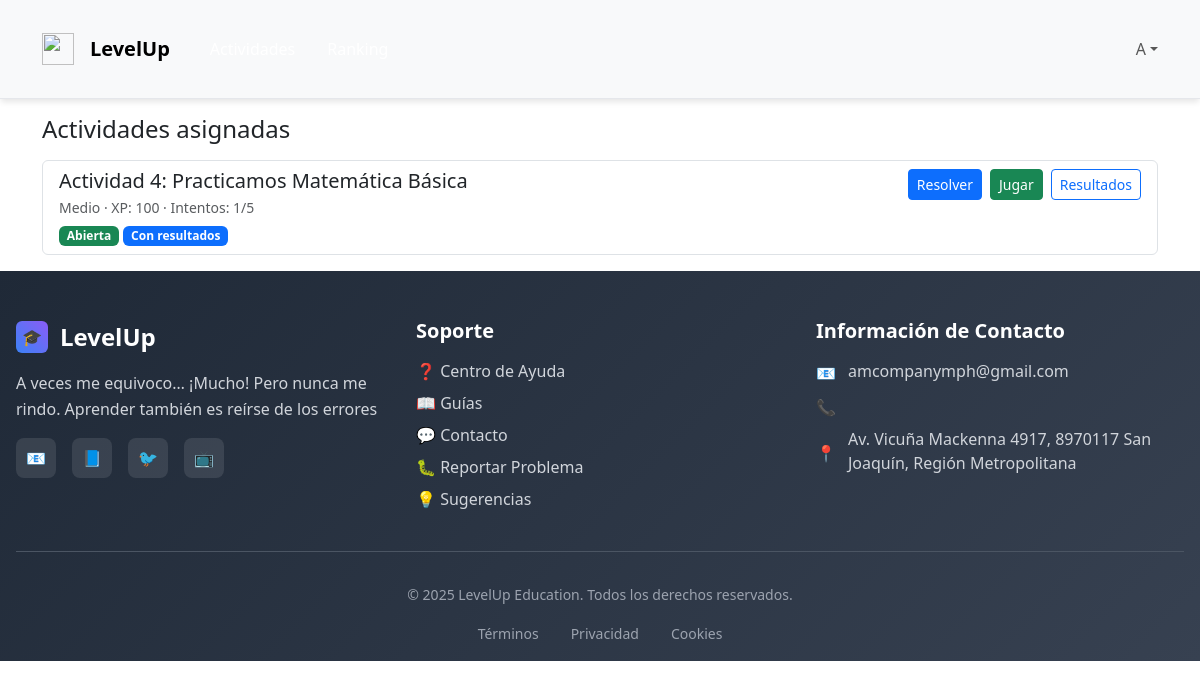
The app's page /actividades/estudiante/ (signed in), older data.
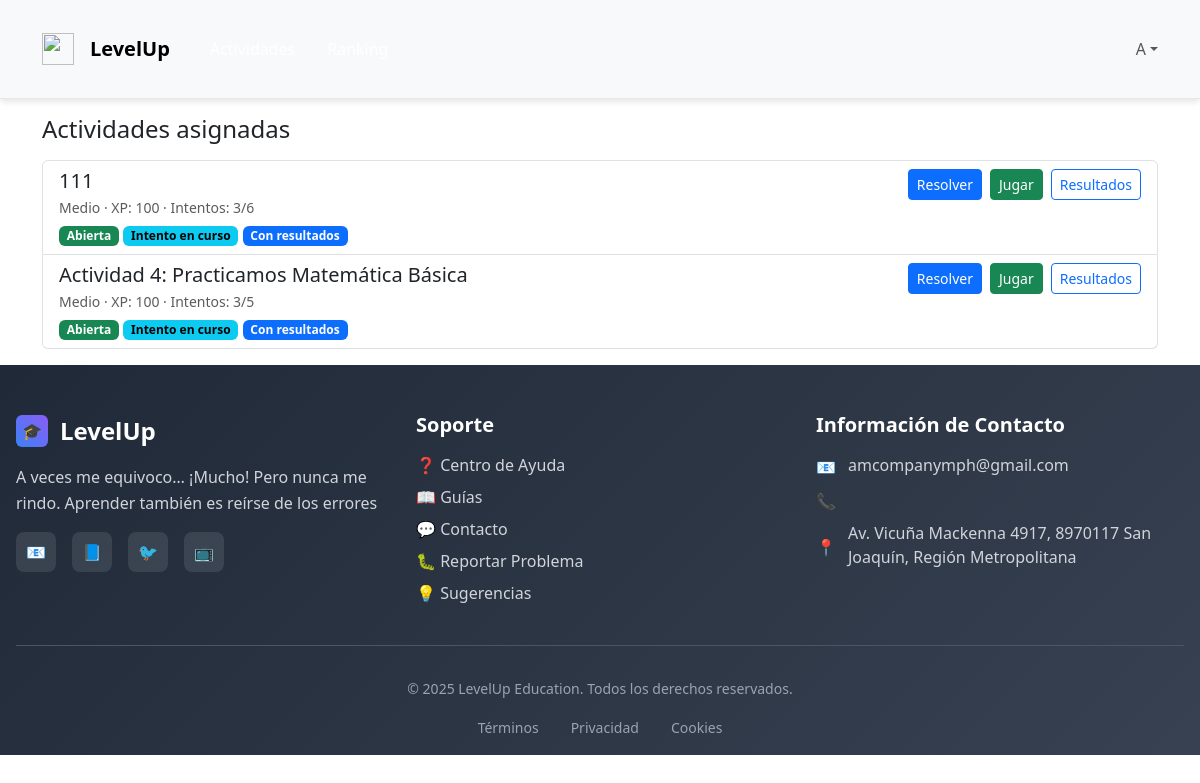
The same page, newer data.
### LevelUp/models.py (models this page shows, shortened)
class Actividad(models.Model):
    class Tipo(models.TextChoices):
        QUIZ = "quiz", "Quiz"
        JUEGO = "juego", "Juego"
        VIDEO = "video", "Video"
        TAREA = "tarea", "Tarea"
    class Dificultad(models.IntegerChoices):
        FACIL = 1, "Fácil"
        MEDIO = 2, "Medio"
        DIFICIL = 3, "Difícil"
    titulo = models.CharField(max_length=150)
    descripcion = models.TextField()
    tipo = models.CharField(max_length=20, choices=Tipo.choices)
    dificultad = models.IntegerField(
        choices=Dificultad.choices,
        default=Dificultad.MEDIO,
        validators=[MinValueValidator(1), MaxValueValidator(3)]
    )
    recurso = models.ForeignKey(Recurso, on_delete=models.SET_NULL, null=True, blank=True)
    recompensa = models.ForeignKey(Recompensa, on_delete=models.SET_NULL, null=True, blank=True)
    docente = models.ForeignKey(
        Docente, on_delete=models.SET_NULL, null=True, blank=True, related_name="actividades_creadas"
    )
    es_publicada = models.BooleanField(default=False)
    fecha_publicacion = models.DateTimeField(null=True, blank=True)
    fecha_cierre = models.DateTimeField(null=True, blank=True)
    xp_total = models.PositiveIntegerField(default=100, help_text="XP base proporcional al puntaje obtenido")
    intentos_max = models.PositiveSmallIntegerField(
        default=1,
        validators=[MinValueValidator(1), MaxValueValidator(20)],
        help_text="Número máximo de intentos por estudiante (1–20)."
    )
    estudiantes = models.ManyToManyField(
        'Estudiante', through='AsignacionActividad', related_name='actividades', blank=True
    )

### LevelUp/views.py (the view)
# urls.py: path("actividades/estudiante/", views.estudiante_mis_actividades, name="estudiante_lista"),
@login_required
def estudiante_mis_actividades(request):
    if not es_estudiante(request.user):
        raise Http404
    estudiante = get_object_or_404(Estudiante, usuario=request.user)
    act_qs = (
        Actividad.objects
        .filter(es_publicada=True, asignacionactividad__estudiante=estudiante)
        .distinct()
        .order_by("-fecha_publicacion", "-id")
    )
    subs_counts = (
        Submission.objects
        .filter(estudiante=estudiante, actividad__in=act_qs)
        .values("actividad")
        .annotate(
            total=Count("id"),
            abiertos=Count("id", filter=Q(finalizado=False)),
            finalizados=Count("id", filter=Q(finalizado=True)),
        )
    )
    counts_map = {row["actividad"]: row for row in subs_counts}
    overrides = (
        AsignacionActividad.objects
        .filter(estudiante=estudiante, actividad__in=act_qs)
        .values("actividad_id", "intentos_permitidos")
    )
    ov_map = {r["actividad_id"]: r["intentos_permitidos"] for r in overrides if r["intentos_permitidos"]}
    now = timezone.now()
    rows = []
    for a in act_qs:
        c = counts_map.get(a.id, {"total": 0, "abiertos": 0, "finalizados": 0})
        usados = int(c["total"])
        abiertos = int(c["abiertos"])
        finalizados = int(c["finalizados"])
        cerrada = bool(a.fecha_cierre and now > a.fecha_cierre)
        max_for_student = ov_map.get(a.id) or (a.intentos_max or 1)
        puede_intentar = (not cerrada) and (usados < max_for_student)
        tiene_abierto = abiertos > 0
        tiene_resultados = finalizados > 0
        rows.append({
            "a": a,
            "usados": usados,
            "max": max_for_student,
            "tiene_abierto": tiene_abierto,
            "puede_intentar": puede_intentar,
            "tiene_resultados": tiene_resultados,
            "cerrada": cerrada,
        })
    return render(
        request,
        "LevelUp/actividades/estudiante_lista.html",
        {"rows": rows, "actividades": [r["a"] for r in rows]}
    )

### LevelUp/views.py (called while the page is built)
def es_estudiante(user) -> bool:
    return getattr(user, "rol", None) == Usuario.Rol.ESTUDIANTE

### LevelUp/templates/LevelUp/actividades/estudiante_lista.html (shortened to what this page needs)
{% extends "LevelUp/base.html" %}
{% block content %}
<div class="container py-3">
  <h1 class="h4 mb-3">Actividades asignadas</h1>
  <div class="list-group">
    {% for r in rows %}
      {% with a=r.a %}
      <div class="list-group-item">
        <div class="d-flex w-100 justify-content-between align-items-start">
          <div>
            <h5 class="mb-1">{{ a.titulo }}</h5>
            <div class="small text-muted">
              {{ a.get_dificultad_display }} · XP: {{ a.xp_total }}
              · Intentos: {{ r.usados }}/{{ r.max }}
            </div>
            <div class="mt-1">
              {% if r.cerrada %}
                <span class="badge text-bg-secondary">Cerrada</span>
              {% else %}
                <span class="badge text-bg-success">Abierta</span>
              {% endif %}
              {% if r.tiene_abierto %}
                <span class="badge text-bg-info">Intento en curso</span>
              {% endif %}
              {% if r.tiene_resultados %}
                <span class="badge text-bg-primary">Con resultados</span>
              {% endif %}
            </div>
          </div>
          <div class="d-flex flex-wrap gap-2">
            <a
              class="btn btn-sm {% if r.puede_intentar or r.tiene_abierto %}btn-primary{% else %}btn-outline-secondary disabled{% endif %}"
              href="{% if r.puede_intentar or r.tiene_abierto %}{% url 'resolver' a.pk %}{% else %}#{% endif %}">
              Resolver
            </a>
            <a
              class="btn btn-sm {% if r.puede_intentar or r.tiene_abierto %}btn-success{% else %}btn-outline-secondary disabled{% endif %}"
              href="{% if r.puede_intentar or r.tiene_abierto %}{% url 'resolver' a.pk %}?modo=play{% else %}#{% endif %}">
              Jugar
            </a>
            <a
              class="btn btn-sm {% if r.tiene_resultados %}btn-outline-primary{% else %}btn-outline-secondary disabled{% endif %}"
              href="{% if r.tiene_resultados %}{% url 'resolver_resultado' a.pk %}{% else %}#{% endif %}">
              Resultados
            </a>
          </div>
        </div>
      </div>
      {% endwith %}
    {% empty %}
      <div class="alert alert-info">No tienes actividades por ahora.</div>
    {% endfor %}
  </div>
</div>
{% endblock %}

### LevelUp/templates/LevelUp/base.html (shortened to what this page needs)
{% load static %}
<!DOCTYPE html>
<html lang="es">
<head>
  <link href="https://cdn.jsdelivr.net/npm/bootstrap@5.3.3/dist/css/bootstrap.min.css" rel="stylesheet">
  <link rel="stylesheet" href="{% static 'LevelUp/css/style.css' %}">
  <link rel="stylesheet" href="{% static 'LevelUp/css/navbar.css' %}">
  <link rel="stylesheet" href="{% static 'LevelUp/css/footer.css' %}">
  <link rel="stylesheet" href="{% static 'LevelUp/css/global.css' %}">
  {% block extra_head %}
    <link href="https://cdn.jsdelivr.net/npm/bootstrap@5.3.3/dist/css/bootstrap.min.css" rel="stylesheet">
  {% endblock %}
</head>
<body>
  {% block navbar %}
    {% include "LevelUp/partials/navbar.html" %}
  {% endblock %}
  {% block content %}{% endblock %}
  {% block footer %}
    {% include "LevelUp/partials/footer.html" %}
  {% endblock %}
</body>
</html>

### LevelUp/templates/LevelUp/partials/navbar.html (shortened to what this page needs)
{% load static %}
<nav class="navbar navbar-expand-lg bg-body-tertiary">
  <div class="container">
    <div class="d-none d-lg-flex align-items-center gap-3 mx-auto order-0">
      <a class="navbar-brand d-flex align-items-center" href="{% url 'home' %}">
        <img src="{% static 'LevelUp/images/logo.jpg' %}" width="32" height="32"
             class="d-inline-block align-text-top me-2" style="object-fit:contain;">
        <span>LevelUp</span>
      </a>
      <a class="nav-link px-2 {% if request.resolver_match.url_name == 'actividades' %}active{% endif %}"
         href="{% url 'actividades' %}">Actividades</a>
      <a class="nav-link px-2 {% if request.resolver_match.url_name == 'ranking' %}active{% endif %}"
         href="{% url 'ranking' %}">Ranking</a>
    </div>
    <div class="collapse navbar-collapse order-2" id="navbarMain">
      {% with current=request.resolver_match.url_name %}
      <ul class="navbar-nav ms-auto mb-2 mb-lg-0">
        {% if user.is_authenticated %}
          {% with display_name=user.apodo|default:user.get_full_name|default:user.username %}
          <li class="nav-item dropdown">
            <a class="nav-link dropdown-toggle p-0 d-flex align-items-center" href="#" id="userMenu" role="button"
               data-bs-toggle="dropdown" aria-expanded="false">
              <span class="avatar avatar-sm">
                {% if user.avatar_url %}
                  <img src="{{ user.avatar_url }}" alt="Avatar">
                {% else %}
                  <span class="avatar-initial">{{ display_name|slice:":1"|upper }}</span>
                {% endif %}
              </span>
            </a>
          </li>
          {% endwith %}
        {% endif %}
      </ul>
      {% endwith %}
    </div>
  </div>
</nav>

### LevelUp/templates/LevelUp/partials/footer.html (shortened to what this page needs)
{% load static %}
<footer class="footer" id="main-footer">
  <div class="footer-container">
    <div class="footer-content">
      <div class="footer-section">
        <div class="footer-logo">
          <div class="footer-logo-icon">🎓</div>
          <span class="footer-logo-text">LevelUp</span>
        </div>
        <p>A veces me equivoco… ¡Mucho! Pero nunca me rindo. Aprender también es reírse de los errores</p>
        <div class="footer-social">
          <a href="#" class="footer-social-link">📧</a>
          <a href="#" class="footer-social-link">📘</a>
          <a href="#" class="footer-social-link">🐦</a>
          <a href="#" class="footer-social-link">📺</a>
        </div>
      </div>
      <div class="footer-section">
        <h3>Soporte</h3>
        <ul class="footer-links">
          <li><a href="#" class="footer-link">❓ Centro de Ayuda</a></li>
          <li><a href="#" class="footer-link">📖 Guías</a></li>
          <li><a href="#" class="footer-link">💬 Contacto</a></li>
          <li><a href="#" class="footer-link">🐛 Reportar Problema</a></li>
          <li><a href="#" class="footer-link">💡 Sugerencias</a></li>
        </ul>
      </div>
      <div class="footer-section">
        <h3>Información de Contacto</h3>
        <div class="footer-contact-info">
          <div class="footer-contact-item"><span class="footer-contact-icon">📧</span><span>amcompanymph@gmail.com</span></div>
          <div class="footer-contact-item"><span class="footer-contact-icon">📞</span></div>
          <div class="footer-contact-item"><span class="footer-contact-icon">📍</span><span> Av. Vicuña Mackenna 4917, 8970117 San Joaquín, Región Metropolitana </span></div>
        </div>
      </div>
    </div>
    <div class="footer-bottom">
      <div class="footer-bottom-content">
        <div class="footer-copyright">
          © 2025 LevelUp Education. Todos los derechos reservados.
        </div>
        <ul class="footer-legal-links">
          <li><a href="#" class="footer-legal-link">Términos</a></li>
          <li><a href="#" class="footer-legal-link">Privacidad</a></li>
          <li><a href="#" class="footer-legal-link">Cookies</a></li>
        </ul>
      </div>
    </div>
  </div>
</footer>

### LevelUp/static/LevelUp/css/style.css (style rules this page uses)
:root { --primary-color: #3b82f6; --secondary-color: #8b5cf6; --success-color: #10b981; --warning-color: #f59e0b; --danger-color: #ef4444; --background-light: #f8fafc; --background-gradient: linear-gradient(135deg, #667eea 0%, #764ba2 100%); --card-shadow: 0 4px 6px -1px rgba(0, 0, 0, 0.1); --card-shadow-hover: 0 10px 15px -3px rgba(0, 0, 0, 0.1); --border-radius: 0.5rem; --border-radius-lg: 1rem; --font-family: 'Inter', -apple-system, BlinkMacSystemFont, sans-serif; }
* { margin: 0; padding: 0; box-sizing: border-box; }
body { font-family: var(--font-family); background: var(--background-light); color: #1f2937; line-height: 1.6; }
.container { max-width: 1200px; margin: 0 auto; padding: 0 1rem; }
.btn { display: inline-flex; align-items: center; justify-content: center; padding: 0.75rem 1.5rem; border-radius: var(--border-radius); font-weight: 500; text-decoration: none; border: none; cursor: pointer; transition: all 0.2s ease; gap: 0.5rem; }
.btn-primary { background: var(--primary-color); color: white; }
.btn-success { background: var(--success-color); color: white; }
.badge { display: inline-flex; align-items: center; padding: 0.25rem 0.75rem; border-radius: 9999px; font-size: 0.875rem; font-weight: 500; gap: 0.25rem; }
.mx-auto { margin-left: auto; margin-right: auto; }

### LevelUp/static/LevelUp/css/navbar.css (style rules this page uses)
.navbar { background: linear-gradient(135deg, #667eea 0%, #764ba2 100%); color: white; padding: 1rem 0; box-shadow: 0 4px 6px -1px rgba(0, 0, 0, 0.1); position: sticky; top: 0; z-index: 100; }
.navbar-brand { display: flex; align-items: center; gap: 0.75rem; text-decoration: none; color: white; font-size: 1.5rem; font-weight: 700; }
.navbar-nav { display: flex; align-items: center; gap: 2rem; list-style: none; margin: 0; padding: 0; }
.navbar-nav li { margin: 0; }

### LevelUp/static/LevelUp/css/footer.css (style rules this page uses)
.footer { background: linear-gradient(135deg, #1f2937 0%, #374151 100%); color: #f3f4f6; padding: 3rem 0 1rem; margin-top: auto; }
.footer-container { max-width: 1200px; margin: 0 auto; padding: 0 1rem; }
.footer-content { display: grid; grid-template-columns: repeat(auto-fit, minmax(250px, 1fr)); gap: 2rem; margin-bottom: 2rem; }
.footer-section h3 { font-size: 1.25rem; font-weight: 600; margin-bottom: 1rem; color: white; }
.footer-section p { color: #d1d5db; line-height: 1.6; margin-bottom: 1rem; }
.footer-links { list-style: none; margin: 0; padding: 0; }
.footer-links li { margin-bottom: 0.5rem; }
.footer-link { color: #d1d5db; text-decoration: none; transition: color 0.2s ease; display: flex; align-items: center; gap: 0.5rem; }
.footer-social { display: flex; gap: 1rem; margin-top: 1rem; }
.footer-social-link { display: flex; align-items: center; justify-content: center; width: 2.5rem; height: 2.5rem; background: rgba(255, 255, 255, 0.1); color: #d1d5db; border-radius: 0.5rem; text-decoration: none; transition: all 0.2s ease; }
.footer-contact-info { display: flex; flex-direction: column; gap: 0.75rem; }
.footer-contact-item { display: flex; align-items: center; gap: 0.75rem; color: #d1d5db; }
.footer-contact-icon { width: 1.25rem; height: 1.25rem; color: #60a5fa; }
.footer-bottom { border-top: 1px solid #4b5563; padding-top: 2rem; text-align: center; }
.footer-bottom-content { display: flex; flex-direction: column; align-items: center; gap: 1rem; }
.footer-logo { display: flex; align-items: center; gap: 0.75rem; margin-bottom: 1rem; }
.footer-logo-icon { width: 2rem; height: 2rem; background: linear-gradient(45deg, #3b82f6, #8b5cf6); border-radius: 0.375rem; display: flex; align-items: center; justify-content: center; color: white; font-weight: 600; }
.footer-logo-text { font-size: 1.5rem; font-weight: 700; color: white; }
.footer-copyright { color: #9ca3af; font-size: 0.875rem; }
.footer-legal-links { display: flex; gap: 2rem; list-style: none; margin: 0; padding: 0; }
.footer-legal-link { color: #9ca3af; text-decoration: none; font-size: 0.875rem; transition: color 0.2s ease; }
.footer-section { animation: fadeInUp 0.6s ease-out; }

Row changes from the older to the newer data that the page shows:
added Actividad: a.titulo "111", a.dificultad "Medio", a.xp_total "100", usados "3", max "6", shows "Intento en curso"
shown differently, row unchanged: Actividad "Actividad 4: Practicamos Matemática Básica": usados "1" → "3"; now shows "Intento en curso"
